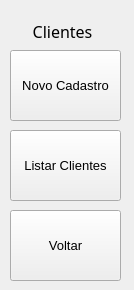
     <widget class="QWidget" name="page_4">
      <widget class="QToolButton" name="bttn_back">
       <property name="geometry">
        <rect>
         <x>10</x>
         <y>210</y>
         <width>111</width>
         <height>71</height>
        </rect>
       </property>
       <property name="sizePolicy">
        <sizepolicy hsizetype="Preferred" vsizetype="Preferred">
         <horstretch>0</horstretch>
         <verstretch>0</verstretch>
        </sizepolicy>
       </property>
       <property name="font">
        <font>
         <pointsize>10</pointsize>
        </font>
       </property>
       <property name="text">
        <string>Voltar</string>
       </property>
       <property name="icon">
        <iconset>
         <normaloff>../Icones/keyboard_return_24dp_E3E3E3_FILL0_wght400_GRAD0_opsz24.png</normaloff>../Icones/keyboard_return_24dp_E3E3E3_FILL0_wght400_GRAD0_opsz24.png</iconset>
       </property>
       <property name="iconSize">
        <size>
         <width>32</width>
         <height>32</height>
        </size>
       </property>
       <property name="toolButtonStyle">
        <enum>Qt::ToolButtonTextUnderIcon</enum>
       </property>
      </widget>
      <widget class="QToolButton" name="bttn_listClient">
       <property name="geometry">
        <rect>
         <x>10</x>
         <y>130</y>
         <width>111</width>
         <height>71</height>
        </rect>
       </property>
       <property name="sizePolicy">
        <sizepolicy hsizetype="Preferred" vsizetype="Preferred">
         <horstretch>0</horstretch>
         <verstretch>0</verstretch>
        </sizepolicy>
       </property>
       <property name="font">
        <font>
         <pointsize>10</pointsize>
        </font>
       </property>
       <property name="text">
        <string>Listar Clientes</string>
       </property>
       <property name="icon">
        <iconset>
         <normaloff>../Icones/list_24dp_E3E3E3_FILL0_wght400_GRAD0_opsz24.png</normaloff>../Icones/list_24dp_E3E3E3_FILL0_wght400_GRAD0_opsz24.png</iconset>
       </property>
       <property name="iconSize">
        <size>
         <width>32</width>
         <height>32</height>
        </size>
       </property>
       <property name="toolButtonStyle">
        <enum>Qt::ToolButtonTextUnderIcon</enum>
       </property>
      </widget>
      <widget class="QToolButton" name="bttn_newClient">
       <property name="geometry">
        <rect>
         <x>10</x>
         <y>50</y>
         <width>111</width>
         <height>71</height>
        </rect>
       </property>
       <property name="sizePolicy">
        <sizepolicy hsizetype="Preferred" vsizetype="Preferred">
         <horstretch>0</horstretch>
         <verstretch>0</verstretch>
        </sizepolicy>
       </property>
       <property name="font">
        <font>
         <pointsize>10</pointsize>
        </font>
       </property>
       <property name="text">
        <string>Novo Cadastro</string>
       </property>
       <property name="icon">
        <iconset>
         <normaloff>../Icones/person_add_24dp_E3E3E3_FILL0_wght400_GRAD0_opsz24.png</normaloff>../Icones/person_add_24dp_E3E3E3_FILL0_wght400_GRAD0_opsz24.png</iconset>
       </property>
       <property name="iconSize">
        <size>
         <width>32</width>
         <height>32</height>
        </size>
       </property>
       <property name="toolButtonStyle">
        <enum>Qt::ToolButtonTextUnderIcon</enum>
       </property>
      </widget>
      <widget class="QLabel" name="label">
       <property name="geometry">
        <rect>
         <x>0</x>
         <y>20</y>
         <width>125</width>
         <height>21</height>
        </rect>
       </property>
       <property name="font">
        <font>
         <family>Montserrat Medium</family>
         <pointsize>12</pointsize>
         <weight>50</weight>
         <bold>false</bold>
        </font>
       </property>
       <property name="text">
        <string>&lt;html&gt;&lt;head/&gt;&lt;body&gt;&lt;p align=&quot;center&quot;&gt;Clientes&lt;/p&gt;&lt;/body&gt;&lt;/html&gt;</string>
       </property>
      </widget>
     </widget>
